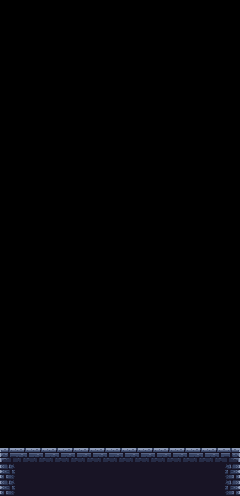

A level layout from a 2D game, rendered from its tile map. Below: a short description, then the map file with tile-grid data replaced by summaries:
An orthogonal 15x31 tile map with 16x16 px tiles, 1 tile layer (Tile Layer 1).

<map version="1.10" tiledversion="1.11.2" orientation="orthogonal" renderorder="right-down" width="15" height="31" tilewidth="16" tileheight="16" infinite="0" nextlayerid="2" nextobjectid="1">
 <tileset firstgid="1" name="Dungeon Tile Set" tilewidth="16" tileheight="16" tilecount="270" columns="15">
  <image source="../tiles/Dungeon Tile Set.png" width="240" height="288" />
 </tileset>
 <layer id="1" name="Tile Layer 1" width="15" height="31">
  <data>[465 cells, 90 non-empty, 8 distinct tile ids]</data>
 </layer>
</map>
